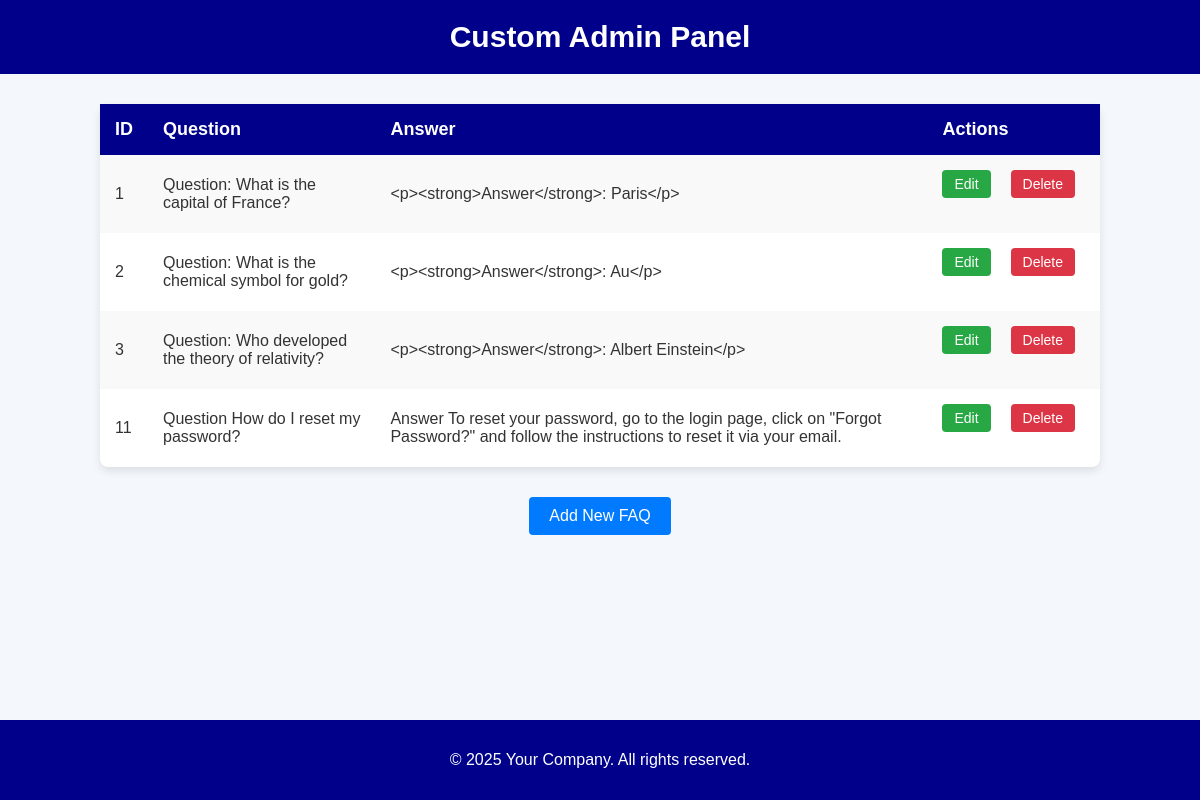
Screenshot of /custom-admin/ (signed in) with the database file from the repository.
### app/models.py (models this page shows, shortened)
class FAQ(models.Model):
    question = RichTextField()  # Use RichTextField for the question to support WYSIWYG editor
    answer = RichTextField()  # Answer with WYSIWYG editor
    question_hi = models.TextField(blank=True, null=True)  # Hindi translation
    question_bn = models.TextField(blank=True, null=True)  # Bengali translation

### app/views.py (the view)
# urls.py: path('custom-admin/', views.custom_admin_dashboard, name='custom_admin'),
@login_required
def custom_admin_dashboard(request):
    faqs = FAQ.objects.all()  # Fetch all FAQs
    return render(request, 'custom_admin/dashboard.html', {'faqs': faqs})

### app/templates/custom_admin/dashboard.html (shortened to what this page needs)
<!DOCTYPE html>
<html lang="en">
<head>
</head>
<body>
    <header>
        <h2>Custom Admin Panel</h2>
    </header>
    <table>
        <tr>
            <th>ID</th>
            <th>Question</th>
            <th>Answer</th>
            <th>Actions</th>
        </tr>
        {% for faq in faqs %}
        <tr>
            <td>{{ faq.id }}</td>
            <td>{{ faq.question }}</td>
            <td>{{ faq.answer }}</td>
            <td>
                <div class="action-buttons">
                    <a href="{% url 'update_faq' faq.id %}" class="btn btn-action btn-edit">Edit</a>
                    <a href="{% url 'delete_faq' faq.id %}" class="btn btn-action btn-delete" onclick="return confirm('Are you sure you want to delete this FAQ?');">Delete</a>
                </div>
            </td>
        </tr>
        {% endfor %}
    </table>
    <div style="text-align: center; margin-bottom: 20px;">
        <a href="javascript:void(0);" class="btn" onclick="toggleFAQForm()">Add New FAQ</a>
    </div>
    <footer>
        <p>&copy; 2025 Your Company. All rights reserved.</p>
    </footer>
</body>
</html>

### app/templates/custom_admin/dashboard.html (style rules this page uses)
body { font-family: Arial, sans-serif; margin: 0; padding: 0; background-color: #f4f7fb; color: #333; }
header { background-color: #00008B; color: white; padding: 20px 0; text-align: center; }
header h2 { margin: 0; font-size: 30px; }
.btn { color: #fff; text-decoration: none; font-size: 16px; background-color: #007BFF; padding: 10px 20px; border-radius: 4px; margin-bottom: 20px; display: inline-block; transition: background-color 0.3s ease; cursor: pointer; }
table { width: 100%; max-width: 1000px; margin: 30px auto; border-collapse: collapse; background-color: white; box-shadow: 0px 4px 8px rgba(0, 0, 0, 0.1); border-radius: 8px; }
th, td { padding: 15px; text-align: left; }
th { background-color: #00008B; color: white; font-size: 18px; }
tr:nth-child(even) { background-color: #f9f9f9; }
td a { color: white; text-decoration: none; }
.btn-action { padding: 6px 12px; font-size: 14px; border-radius: 4px; margin-right: 10px; display: inline-block; }
.btn-edit { background-color: #28a745; }
.btn-delete { background-color: #dc3545; }
footer { text-align: center; background-color: #00008B; color: white; padding: 15px 0; position: fixed; width: 100%; bottom: 0; }
.action-buttons { display: flex; gap: 10px; justify-content: flex-start; }

### rows the page displays
FAQ: id "1", question "Question: What is the capital of France?", answer "<p><strong>Answer</strong>: Paris</p>"
FAQ: id "2", question "Question: What is the chemical symbol for gold?", answer "<p><strong>Answer</strong>: Au</p>"
FAQ: id "3", question "Question: Who developed the theory of relativity?", answer "<p><strong>Answer</strong>: Albert Einstein</p>"
FAQ: id "11", question "Question How do I reset my password?", answer "Answer To reset your password, go to the login page, click on \"Forgot Password?\" and follow the instructions to reset it via your email."
